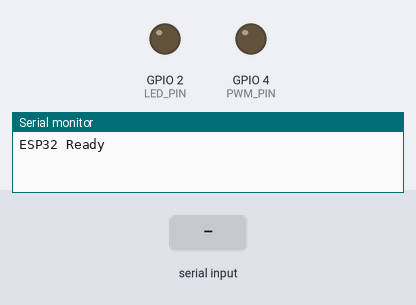
The sketch below on a simulated ESP32-S3. On the bench: output pins drawn as LEDs (lit = HIGH), the last lines printed to the serial monitor. The test bench sets the inputs (shaded band).

Above: at 1.2 s.
1.3 s: "P90\n" received over Serial
At 1.8 s:
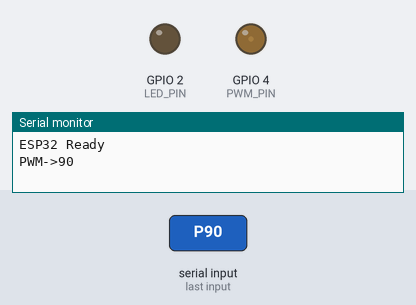
2.8 s: "A90\n" received over Serial
At 3.1 s:
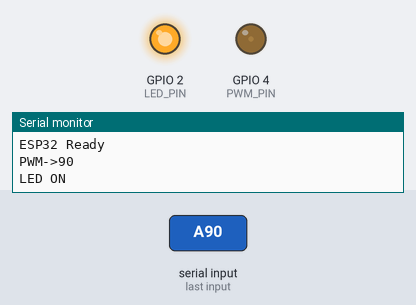
4.3 s: "P,45\n" received over Serial
At 5.3 s:
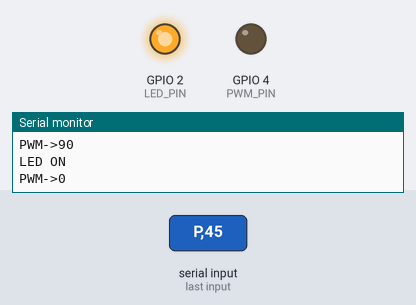
5.8 s: "B90\n" received over Serial
At 6.6 s:
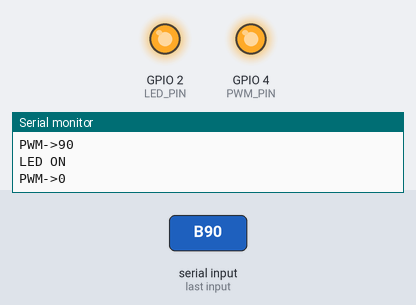
7.3 s: "a90\n" received over Serial
At 7.7 s:
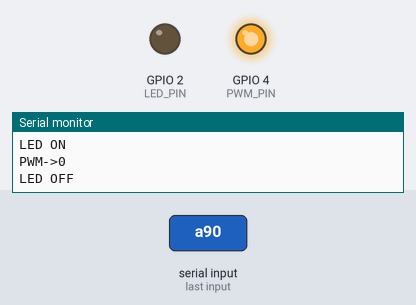
8.8 s: "A,45\n" received over Serial
At 10.1 s:
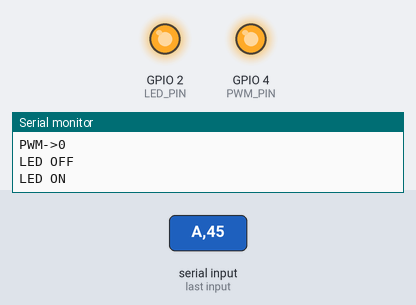
Timing chart, 0 to 11.3 s (numbered marks = the images above; inputs shaded):
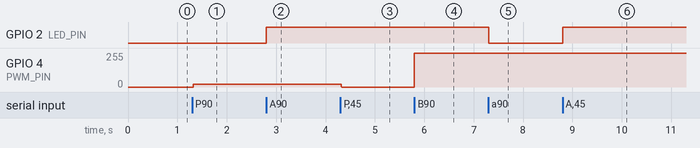

Measured:
- after the input at 1.3 s, GPIO 4 (PWM_PIN): 0/255 → 22/255 at once
- after the input at 2.8 s, GPIO 2 (LED_PIN): LOW → HIGH at once
- after the input at 4.3 s, GPIO 4 (PWM_PIN): 22/255 → 0/255 at once
- after the input at 5.8 s, GPIO 4 (PWM_PIN): 0/255 → 255/255 at once
- after the input at 7.3 s, GPIO 2 (LED_PIN): HIGH → LOW at once
- after the input at 8.8 s, GPIO 2 (LED_PIN): LOW → HIGH at once

The sketch:

sketch_nov14a.ino
```cpp
#include <Arduino.h>

#define LED_PIN   2
#define PWM_PIN   4

int pwmTarget = 0;
int pwmCurrent = 0;

void setup() {
  Serial.begin(115200);
  pinMode(LED_PIN, OUTPUT);
  digitalWrite(LED_PIN, LOW);

  ledcAttach(PWM_PIN, 20000, 10);

  Serial.println("ESP32 Ready");
}

void loop() {
  processSerial();

  // 平滑PWM
  if (pwmCurrent != pwmTarget) {
    int step = (pwmTarget - pwmCurrent) / 4;
    if (step == 0) step = (pwmTarget > pwmCurrent) ? 1 : -1;
    pwmCurrent += step;
    ledcWrite(PWM_PIN, pwmCurrent);
    delay(2);
  } else {
    delay(1);
  }
}

void processSerial() {
  while (Serial.available()) {
    char c = Serial.read();

    // PWM命令: Pxxxx
    if (c == 'P') {
      String num = "";
      for (int i = 0; i < 4 && Serial.available(); i++) {
        num += (char)Serial.read();
      }
      pwmTarget = constrain(num.toInt(), 0, 1000);
      Serial.print("PWM->");
      Serial.println(pwmTarget);
    }
    else {
      switch(c) {
        case 'A': digitalWrite(LED_PIN, HIGH); Serial.println("LED ON"); break;
        case 'a': digitalWrite(LED_PIN, LOW);  Serial.println("LED OFF"); break;
        case 'B': digitalWrite(4, HIGH); break;
        case 'b': digitalWrite(4, LOW);  break;
        case 'R': Serial.print("ADC="); Serial.println(analogRead(34)); break;
      }
    }
  }
}
```
